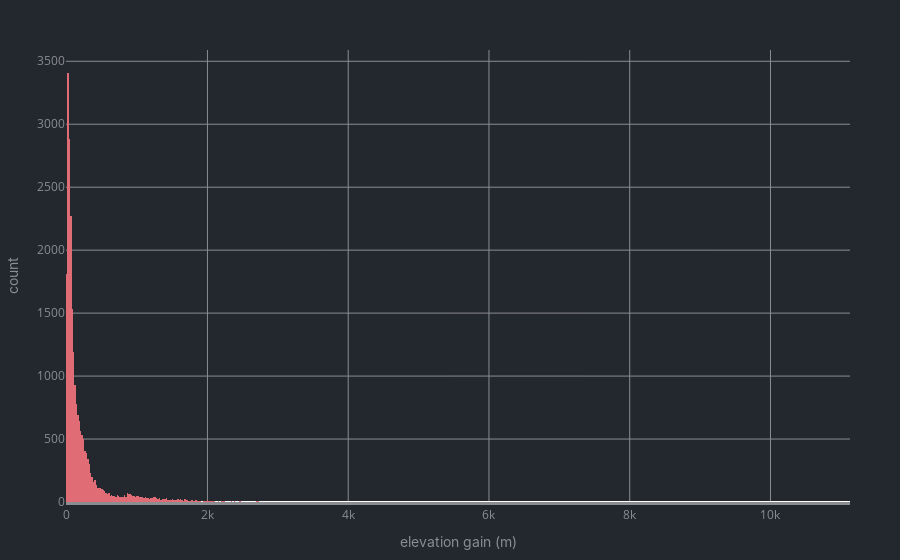

The notebook cell this image was saved under:
### Markdown cell above
### **Looking into Elevation**

### Code cell
my_freqdist(data["elevation gain (m)"])

### Figure 1 — Plotly figure (JSON) as saved in the notebook; plotly's stock layout.template omitted (floating-point values rounded to 4 significant figures; data arrays with more than 128 entries replaced by an {"elided": "..."} marker saying what was removed)
{"data": [{"alignmentgroup": "True", "bingroup": "x", "hovertemplate": "elevation gain (m)=%{x}<br>count=%{y}<extra></extra>", "legendgroup": "", "marker": {"color": "#e06c75", "pattern": {"shape": ""}}, "name": "", "offsetgroup": "", "orientation": "v", "showlegend": false, "type": "histogram", "x": {"elided": "23180 float values"}, "xaxis": "x", "yaxis": "y"}], "layout": {"autosize": true, "barmode": "relative", "font": {"color": "#8b8d90"}, "legend": {"tracegroupgap": 0}, "margin": {"b": 50, "l": 50, "r": 50, "t": 50}, "paper_bgcolor": "#23272e", "plot_bgcolor": "#23272e", "xaxis": {"anchor": "y", "domain": [0, 1], "gridcolor": "#8b8d90", "linecolor": "#8b8d90", "linewidth": 3, "title": {"font": {"family": "Inter"}, "text": "elevation gain (m)"}}, "yaxis": {"anchor": "x", "domain": [0, 1], "gridcolor": "#8b8d90", "title": {"font": {"family": "Inter"}, "text": "count"}}}}
